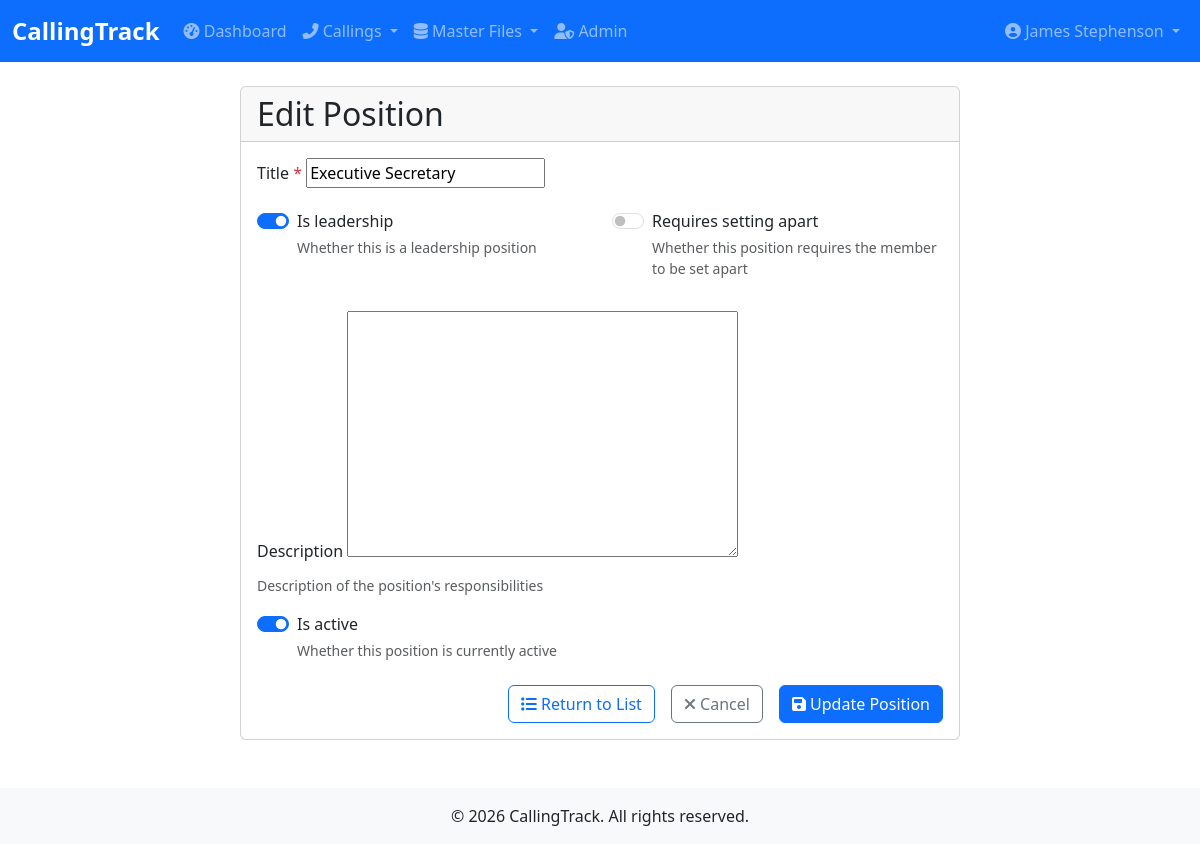
/callings/positions/14/update/ (signed in), run on the app's committed database.
### accounts/models.py (models this page shows, shortened)
class User(AbstractUser):
    email = models.EmailField(_('email address'), unique=True)
    phone = models.CharField(_('phone number'), max_length=20, blank=True)
    class Meta:
        verbose_name = _('user')
        verbose_name_plural = _('users')

### callings/models.py (models this page shows, shortened)
class Position(models.Model):
    title = models.CharField(max_length=100, unique=True)
    description = models.TextField(blank=True, null=True, help_text="Description of the position's responsibilities")
    is_leadership = models.BooleanField(default=False, help_text="Whether this is a leadership position")
    is_active = models.BooleanField(default=True, help_text="Whether this position is currently active")
    requires_setting_apart = models.BooleanField(
        default=False,
        help_text="Whether this position requires the member to be set apart"
    )
    display_order = models.PositiveSmallIntegerField(
        default=0,
        help_text="Order in which positions should be displayed (lower numbers first)"
    )
    created_at = models.DateTimeField(auto_now_add=True)
    updated_at = models.DateTimeField(auto_now=True)
    class Meta:
        ordering = ['display_order', 'title']

### callings/views.py (the view, shortened to what this page needs)
# urls.py: path('positions/<int:pk>/update/', views.PositionUpdateView.as_view(), name='position-update'),
class PositionUpdateView(LoginRequiredMixin, SuperuserRequiredMixin, TitleMixin, UpdateView):
    model = Position
    form_class = PositionForm
    template_name = 'callings/position/position_form.html'
    def get_title(self):
        return f"Update Position: {self.get_object().title}"

### callings/forms.py
class PositionForm(ModelForm):
    class Meta:
        model = Position
        fields = ['title', 'description', 'is_active', 'is_leadership', 'requires_setting_apart']
        widgets = {
            'is_active': forms.CheckboxInput(attrs={'class': 'form-check-input'}),
            'is_leadership': forms.CheckboxInput(attrs={'class': 'form-check-input'}),
            'requires_setting_apart': forms.CheckboxInput(attrs={'class': 'form-check-input'}),
        }

### callings/views.py (called while the page is built)
    def test_func(self):
        return self.request.user.is_superuser

    def get_context_data(self, **kwargs):
        context = super().get_context_data(**kwargs)
        context['title'] = self.get_title()
        return context

### callings/templates/callings/position/position_form.html (shortened to what this page needs)
{% extends 'callings/base.html' %}
{% block content %}
<div class="container">
    <div class="row justify-content-center">
        <div class="col-lg-8">
            <div class="card">
                <div class="card-header">
                    <h2 class="mb-0">{% if form.instance.pk %}Edit{% else %}Create New{% endif %} Position</h2>
                </div>
                <div class="card-body">
                    <form method="post" class="needs-validation" novalidate>
                        <div class="mb-3">
                            <label for="{{ form.title.id_for_label }}" class="form-label">
                                {{ form.title.label }}
                                <span class="text-danger">*</span>
                            </label>
                            {{ form.title }}
                        </div>
                        <div class="row mb-3">
                            <div class="col-md-6">
                                <div class="form-check form-switch mb-3">
                                    {{ form.is_leadership }}
                                    <label class="form-check-label" for="{{ form.is_leadership.id_for_label }}">
                                        {{ form.is_leadership.label }}
                                    </label>
                                    <div class="form-text">{{ form.is_leadership.help_text }}</div>
                                </div>
                            </div>
                            <div class="col-md-6">
                                <div class="form-check form-switch mb-3">
                                    {{ form.requires_setting_apart }}
                                    <label class="form-check-label" for="{{ form.requires_setting_apart.id_for_label }}">
                                        {{ form.requires_setting_apart.label }}
                                    </label>
                                    <div class="form-text">{{ form.requires_setting_apart.help_text }}</div>
                                </div>
                            </div>
                        </div>
                        <div class="mb-3">
                            <label for="{{ form.description.id_for_label }}" class="form-label">
                                {{ form.description.label }}
                            </label>
                            {{ form.description }}
                            <div class="form-text">{{ form.description.help_text }}</div>
                        </div>
                        <div class="form-check form-switch mb-4">
                            {{ form.is_active }}
                            <label class="form-check-label" for="{{ form.is_active.id_for_label }}">
                                {{ form.is_active.label }}
                            </label>
                            <div class="form-text">{{ form.is_active.help_text }}</div>
                        </div>
                        <div class="d-grid gap-2 d-md-flex justify-content-md-end">
                            <a href="{% url 'callings:position-list' %}" class="btn btn-outline-primary me-md-2">
                                <i class="fas fa-list"></i> Return to List
                            </a>
                            <a href="{% if form.instance.pk %}{% url 'callings:position-detail' form.instance.pk %}{% else %}{% url 'callings:position-list' %}{% endif %}"
                               class="btn btn-outline-secondary me-md-2">
                                <i class="fas fa-times"></i> Cancel
                            </a>
                            <button type="submit" class="btn btn-primary">
                                <i class="fas fa-save"></i> {% if form.instance.pk %}Update{% else %}Create{% endif %} Position
                            </button>
                        </div>
                    </form>
                </div>
            </div>
        </div>
    </div>
</div>
{% endblock %}

### callings/templates/callings/base.html (shortened to what this page needs)
<!DOCTYPE html>
{% load static %}
<html lang="en">
<head>
    <link href="https://cdn.jsdelivr.net/npm/bootstrap@5.3.0/dist/css/bootstrap.min.css" rel="stylesheet">
    <link rel="stylesheet" href="https://cdnjs.cloudflare.com/ajax/libs/font-awesome/6.4.0/css/all.min.css">
    <link rel="stylesheet" href="{% static 'css/styles.css' %}">
</head>
<body>
    <nav class="navbar navbar-expand-lg navbar-dark bg-primary">
        <div class="container-fluid">
            <a class="navbar-brand" href="{% url 'dashboard' %}">CallingTrack</a>
            <div class="collapse navbar-collapse" id="navbarNav">
                <ul class="navbar-nav me-auto">
                    <li class="nav-item">
                        <a class="nav-link" href="{% url 'dashboard' %}"><i class="fas fa-tachometer-alt"></i> Dashboard</a>
                    </li>
                    <li class="nav-item dropdown">
                        <a class="nav-link dropdown-toggle" href="#" id="callingsDropdown" role="button" data-bs-toggle="dropdown">
                            <i class="fas fa-phone-alt"></i> Callings
                        </a>
                    </li>
                    <li class="nav-item dropdown">
                        <a class="nav-link dropdown-toggle" href="#" id="masterFilesDropdown" role="button" data-bs-toggle="dropdown">
                            <i class="fas fa-database"></i> Master Files
                        </a>
                    </li>
                    {% if user.is_superuser %}
                    <li class="nav-item">
                        <a class="nav-link" href="/admin/" target="_blank"><i class="fas fa-user-shield"></i> Admin</a>
                    </li>
                    {% endif %}
                </ul>
                <ul class="navbar-nav">
                    {% if user.is_authenticated %}
                    <li class="nav-item dropdown">
                        <a class="nav-link dropdown-toggle" href="#" id="userDropdown" role="button" data-bs-toggle="dropdown">
                            <i class="fas fa-user-circle"></i> {{ user.get_full_name|default:user.username }}
                        </a>
                    </li>
                    {% else %}
                    <li class="nav-item">
                        <a class="nav-link" href="{% url 'login' %}"><i class="fas fa-sign-in-alt"></i> Login</a>
                    </li>
                    {% endif %}
                </ul>
            </div>
        </div>
    </nav>
    <main class="container mt-4">
        {% block content %}{% endblock %}
    </main>
    <footer class="bg-light mt-5 py-3">
        <div class="container text-center">
            <p class="mb-0">&copy; {% now "Y" %} CallingTrack. All rights reserved.</p>
        </div>
    </footer>
</body>
</html>

### static/css/styles.css (style rules this page uses)
body { font-family: 'Segoe UI', Tahoma, Geneva, Verdana, sans-serif; }
.navbar-brand { font-weight: bold; font-size: 1.5rem; }
.btn { border-radius: 0.375rem; font-weight: 500; }

### data on the page
User: get_full_name "James Stephenson"
Position: title "Executive Secretary", is_leadership "☑", is_active "☑"
